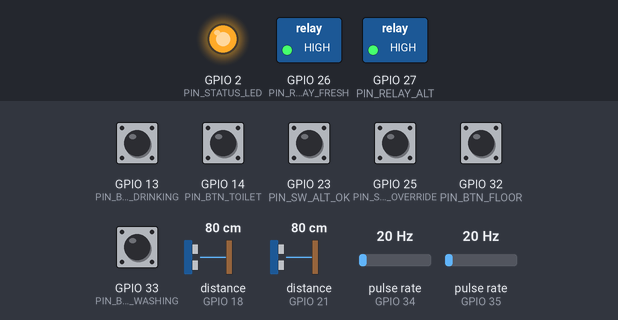
This program was run on a simulated ESP32. Shown: switched loads named in the program (green lamp = pin HIGH), output pins drawn as LEDs (lit = HIGH). Wiring (inferred from the names in the program): 2 × ultrasonic range finder: trigger GPIO 5, echo GPIO 18 / trigger GPIO 19, echo GPIO 21; 2 × pulse sensor: data GPIO 34 / data GPIO 35. Inputs (shaded band) come from the test bench; at power-on: GPIO 13 (PIN_BTN_DRINKING), GPIO 14 (PIN_BTN_TOILET), GPIO 23 (PIN_SW_ALT_OK), GPIO 25 (PIN_SW_OVERRIDE), GPIO 32 (PIN_BTN_FLOOR), GPIO 33 (PIN_BTN_WASHING) HIGH, distance to the obstacle (sensors on GPIO 18, GPIO 21) 80 cm, pulse rate (sensors on GPIO 34, GPIO 35) 20 Hz. The echo pulse lasts 58.3 µs per cm; pins used as bus, display or sensor lines are not drawn; what the program prints to the serial monitor is not drawn.

Above: at 1.2 s.
1.3 s: GPIO 13 (PIN_BTN_DRINKING) pulled LOW for 0.15 s
At 2.6 s:
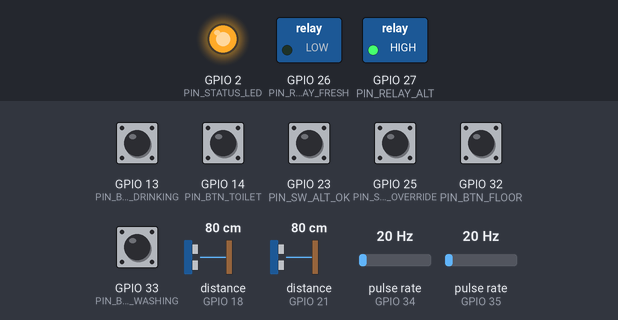
4.5 s: distance to the obstacle (sensor on GPIO 18) set to 2 cm
7.0 s: distance to the obstacle (sensor on GPIO 21) set to 2 cm
9.5 s: GPIO 13 (PIN_BTN_DRINKING) pulled LOW for 1 s
At 13.4 s:
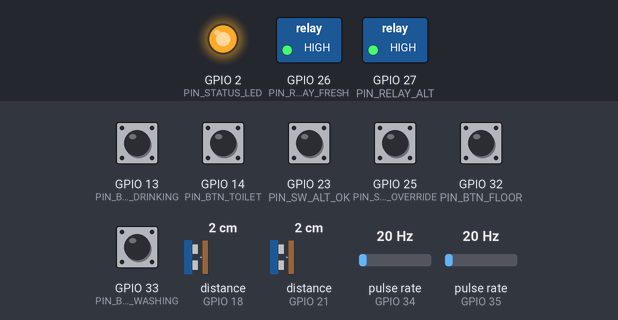
13.6 s: GPIO 14 (PIN_BTN_TOILET) pulled LOW for 0.15 s
At 14.4 s:
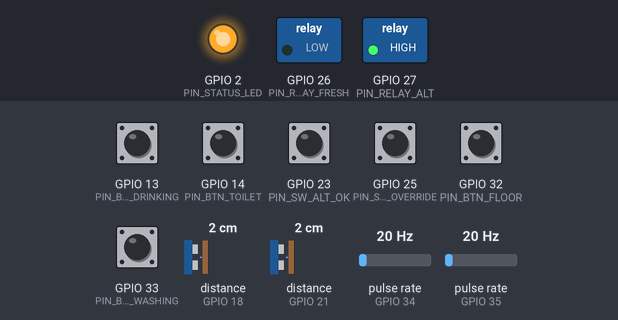
16.8 s: distance to the obstacle (sensor on GPIO 18) set to 9 cm
Timing chart, 0 to 19.8 s (numbered marks = the images above; inputs shaded):
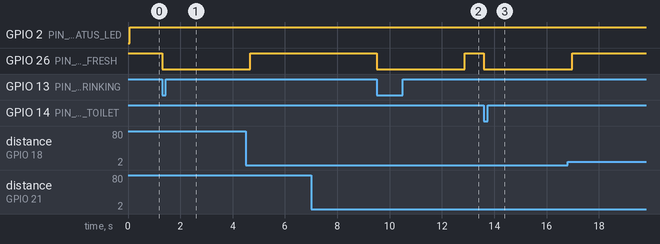

The program:

main.cpp
```cpp
// BUFFER bench controller for the ESP32.
//
// Runs fully offline: measures both tanks, plans the freshwater budget until the
// next reliable rain, and opens one valve per request. A laptop is optional; when
// connected over USB it receives one JSON telemetry line every 500 ms and may send
// commands (see docs in hardware/serial-protocol.md).
#include <Arduino.h>

#include "buffer_core.h"
#include "config.h"

using namespace buffer;

// ---------- state ----------

static Tank tank;
static Controller controller;
static LevelFilter level_fresh;
static LevelFilter level_alt;
static float fresh_l = 0;        // household litres in the freshwater tank
static float alt_l = 0;          // household litres in the alternative tank
static bool have_fresh = false;  // at least one good reading since boot
static float rain_days = DEFAULT_RAIN_DAYS;
static unsigned long day_ms = DEFAULT_DAY_MS;
static unsigned long day_started = 0;
static bool alt_cmd_ok = true;   // laptop can also mark the alternative source unavailable

static volatile uint32_t pulses_fresh = 0;
static volatile uint32_t pulses_alt = 0;
static float flow_fresh_lpm = 0;
static float flow_alt_lpm = 0;

struct Dispense {
  Use use = Use::None;
  Source source = Source::None;
  unsigned long started = 0;
  uint32_t start_pulses = 0;
  float bench_litres = 0;
};
static Dispense active;
static char last_event[48] = "boot";

// ---------- hardware helpers ----------

void IRAM_ATTR onFlowFresh() { pulses_fresh++; }
void IRAM_ATTR onFlowAlt() { pulses_alt++; }

static void setRelay(int pin, bool on) { digitalWrite(pin, (on ^ RELAY_ACTIVE_LOW) ? HIGH : LOW); }

// Only one valve may ever be open; both close on any fault (valves are normally closed).
static void setValves(Source s) {
  setRelay(PIN_RELAY_FRESH, s == Source::Fresh);
  setRelay(PIN_RELAY_ALT, s == Source::Alt);
}

static float readDistanceCm(int trig, int echo) {
  digitalWrite(trig, LOW);
  delayMicroseconds(2);
  digitalWrite(trig, HIGH);
  delayMicroseconds(10);
  digitalWrite(trig, LOW);
  const unsigned long us = pulseIn(echo, HIGH, 25000);  // ~4 m max
  if (us == 0) return NAN;
  return us * 0.0343f / 2.0f;
}

static bool altAvailable() { return alt_cmd_ok && digitalRead(PIN_SW_ALT_OK) == LOW; }
static bool sensorOk() { return have_fresh && !level_fresh.faulted(); }

static Plan currentPlan() {
  if (!sensorOk()) {
    Plan p;
    p.mode = Mode::Fault;
    return p;
  }
  return plan(fresh_l, rain_days, controller.hh);
}

// ---------- requests ----------

static void startRequest(Use u) {
  if (active.use != Use::None || u == Use::None) return;
  const Plan p = currentPlan();
  const Source s = controller.route(u, p, altAvailable(), sensorOk());
  if (s == Source::None) {
    snprintf(last_event, sizeof last_event, "denied:%s", useName(u));
    return;
  }
  active.use = u;
  active.source = s;
  active.started = millis();
  noInterrupts();
  active.start_pulses = s == Source::Fresh ? pulses_fresh : pulses_alt;
  interrupts();
  active.bench_litres = 0;
  setValves(s);
  snprintf(last_event, sizeof last_event, "open:%s:%s", useName(u), sourceName(s));
}

static void finishRequest(const char* why) {
  setValves(Source::None);
  if (active.source == Source::Fresh && !isCritical(active.use)) {
    controller.addFlexibleFresh(active.bench_litres * HOUSEHOLD_LITRES_PER_BENCH_LITRE);
  }
  snprintf(last_event, sizeof last_event, "%s:%s", why, useName(active.use));
  active = Dispense();
}

static void serviceRequest() {
  if (active.use == Use::None) return;
  noInterrupts();
  const uint32_t now_pulses = active.source == Source::Fresh ? pulses_fresh : pulses_alt;
  interrupts();
  active.bench_litres = (now_pulses - active.start_pulses) / FLOW_PULSES_PER_LITRE;
  const unsigned long held = millis() - active.started;
  if (active.bench_litres >= DOSE_BENCH_LITRES) finishRequest("done");
  else if (held > NO_FLOW_CHECK_MS && active.bench_litres < 0.005f) finishRequest("noflow");
  else if (held > DOSE_TIMEOUT_MS) finishRequest("timeout");
}

// ---------- buttons ----------

struct Button {
  int pin;
  Use use;
  bool last;
};
static Button buttons[] = {
    {PIN_BTN_DRINKING, Use::Drinking, true},
    {PIN_BTN_TOILET, Use::Toilet, true},
    {PIN_BTN_FLOOR, Use::Floor, true},
    {PIN_BTN_WASHING, Use::Washing, true},
};

static void pollButtons() {
  for (auto& b : buttons) {
    const bool now = digitalRead(b.pin);
    if (b.last && !now) startRequest(b.use);  // falling edge: pressed
    b.last = now;
  }
  controller.override_mode = digitalRead(PIN_SW_OVERRIDE) == LOW ? Override::ForceFresh : Override::Auto;
}

// ---------- serial link ----------
// Commands are single JSON-like lines, for example:
//   {"request":"toilet"}  {"rain_days":9}  {"day_ms":60000}  {"alt":0}

static void handleCommand(const char* line) {
  const char* p;
  if ((p = strstr(line, "\"request\""))) {
    char name[16] = {0};
    if (sscanf(p, "\"request\" : \"%15[^\"]\"", name) == 1 || sscanf(p, "\"request\":\"%15[^\"]\"", name) == 1) startRequest(parseUse(name));
  }
  if ((p = strstr(line, "\"rain_days\""))) {
    float v;
    if (sscanf(p, "\"rain_days\" : %f", &v) == 1 || sscanf(p, "\"rain_days\":%f", &v) == 1) rain_days = v < 0 ? 0 : v;
  }
  if ((p = strstr(line, "\"day_ms\""))) {
    unsigned long v;
    if (sscanf(p, "\"day_ms\" : %lu", &v) == 1 || sscanf(p, "\"day_ms\":%lu", &v) == 1) day_ms = v < 10000 ? 10000 : v;
  }
  if ((p = strstr(line, "\"alt\""))) {
    int v;
    if (sscanf(p, "\"alt\" : %d", &v) == 1 || sscanf(p, "\"alt\":%d", &v) == 1) alt_cmd_ok = v != 0;
  }
}

static void pollSerial() {
  static char buf[128];
  static size_t n = 0;
  while (Serial.available()) {
    const char c = Serial.read();
    if (c == '\n' || c == '\r') {
      if (n) {
        buf[n] = 0;
        handleCommand(buf);
        n = 0;
      }
    } else if (n < sizeof buf - 1) {
      buf[n++] = c;
    }
  }
}

static void sendTelemetry() {
  const Plan p = currentPlan();
  const Plan c = conventional(fresh_l, rain_days, controller.hh);
  Serial.printf(
      "{\"t\":%lu,\"fresh_l\":%.1f,\"alt_l\":%.1f,\"cap_l\":%.1f,\"sensor_ok\":%d,\"alt_ok\":%d,\"rain_days\":%.1f,"
      "\"mode\":\"%s\",\"strict\":%d,\"runway\":%.2f,\"gap\":%.2f,\"allowance\":%.2f,\"draw\":%.2f,"
      "\"conv_runway\":%.2f,\"flex_used\":%.2f,\"valve_a\":%d,\"valve_b\":%d,\"flow_a\":%.2f,\"flow_b\":%.2f,"
      "\"request\":\"%s\",\"source\":\"%s\",\"override\":%d,\"critical\":%.1f,\"flexible\":%.1f,\"reserve\":%.1f,"
      "\"event\":\"%s\"}\n",
      millis(), fresh_l, alt_l, volumeLitres(tank, tank.full_gap_cm), sensorOk(), altAvailable(), rain_days, modeName(p.mode), p.strict, p.runway_days,
      p.gap_days, p.allowance_lpd, p.draw_lpd, c.runway_days, controller.flexibleUsedToday(),
      active.source == Source::Fresh, active.source == Source::Alt, flow_fresh_lpm, flow_alt_lpm, useName(active.use),
      sourceName(active.source), controller.override_mode == Override::ForceFresh, controller.hh.critical_lpd,
      controller.hh.flexible_lpd, controller.hh.reserve_l, last_event);
}

// ---------- Arduino entry points ----------

void setup() {
  Serial.begin(SERIAL_BAUD);
  pinMode(PIN_RELAY_FRESH, OUTPUT);
  pinMode(PIN_RELAY_ALT, OUTPUT);
  setValves(Source::None);  // closed before anything else runs

  pinMode(PIN_TRIG_FRESH, OUTPUT);
  pinMode(PIN_ECHO_FRESH, INPUT);
  pinMode(PIN_TRIG_ALT, OUTPUT);
  pinMode(PIN_ECHO_ALT, INPUT);
  pinMode(PIN_FLOW_FRESH, INPUT);  // GPIO34/35 have no pull-ups; the sensor board provides one
  pinMode(PIN_FLOW_ALT, INPUT);
  attachInterrupt(digitalPinToInterrupt(PIN_FLOW_FRESH), onFlowFresh, FALLING);
  attachInterrupt(digitalPinToInterrupt(PIN_FLOW_ALT), onFlowAlt, FALLING);
  for (auto& b : buttons) pinMode(b.pin, INPUT_PULLUP);
  pinMode(PIN_SW_OVERRIDE, INPUT_PULLUP);
  pinMode(PIN_SW_ALT_OK, INPUT_PULLUP);
  pinMode(PIN_STATUS_LED, OUTPUT);

  tank.height_cm = TANK_HEIGHT_CM;
  tank.area_cm2 = TANK_AREA_CM2;
  tank.full_gap_cm = TANK_FULL_GAP_CM;
  tank.scale = HOUSEHOLD_LITRES_PER_BENCH_LITRE;
  controller.hh.critical_lpd = CRITICAL_LPD;
  controller.hh.flexible_lpd = FLEXIBLE_LPD;
  controller.hh.reserve_l = RESERVE_L;
  day_started = millis();
}

void loop() {
  static unsigned long last_sense = 0, last_flow = 0, last_tx = 0;
  static uint32_t prev_fresh = 0, prev_alt = 0;
  static bool sense_fresh_next = true;
  const unsigned long now = millis();

  pollSerial();
  pollButtons();
  serviceRequest();

  // Alternate the two ultrasonic sensors so their pings never overlap.
  if (now - last_sense >= 60) {
    last_sense = now;
    float d, filtered;
    if (sense_fresh_next) {
      d = readDistanceCm(PIN_TRIG_FRESH, PIN_ECHO_FRESH);
      if (level_fresh.push(d, filtered)) {
        fresh_l = volumeLitres(tank, filtered);
        have_fresh = true;
      }
    } else {
      d = readDistanceCm(PIN_TRIG_ALT, PIN_ECHO_ALT);
      if (level_alt.push(d, filtered)) alt_l = volumeLitres(tank, filtered);
    }
    sense_fresh_next = !sense_fresh_next;
  }

  if (now - last_flow >= 500) {
    noInterrupts();
    const uint32_t f = pulses_fresh, a = pulses_alt;
    interrupts();
    const float minutes = (now - last_flow) / 60000.0f;
    flow_fresh_lpm = (f - prev_fresh) / FLOW_PULSES_PER_LITRE / minutes;
    flow_alt_lpm = (a - prev_alt) / FLOW_PULSES_PER_LITRE / minutes;
    prev_fresh = f;
    prev_alt = a;
    last_flow = now;
  }

  // Each controller day: reset the flexible allowance and count down to the rain.
  if (now - day_started >= day_ms) {
    day_started = now;
    controller.newDay();
    rain_days = rain_days > 1 ? rain_days - 1 : 0;
  }

  // Status LED: steady = automatic, blinking = sensor fault.
  digitalWrite(PIN_STATUS_LED, sensorOk() ? HIGH : ((now / 250) % 2));

  if (now - last_tx >= TELEMETRY_MS) {
    last_tx = now;
    sendTelemetry();
  }
}
```

config.h
```cpp
// Pin map and calibration for the BUFFER bench prototype (ESP32 DevKit V1).
// Wiring: hardware/wiring.md
#pragma once

// HC-SR04 ultrasonic level sensors (ECHO through a 5 V -> 3.3 V divider).
#define PIN_TRIG_FRESH 5
#define PIN_ECHO_FRESH 18
#define PIN_TRIG_ALT 19
#define PIN_ECHO_ALT 21

// YF-S201 hall-effect flow sensors (signal through a divider; input-only pins).
#define PIN_FLOW_FRESH 34
#define PIN_FLOW_ALT 35
#define FLOW_PULSES_PER_LITRE 450.0f  // YF-S201 datasheet: F = 7.5 x Q (L/min)

// 2-channel relay module driving the two normally-closed 12 V solenoid valves.
#define PIN_RELAY_FRESH 26  // valve A
#define PIN_RELAY_ALT 27    // valve B
#define RELAY_ACTIVE_LOW 1  // most hobby relay modules switch on a LOW input

// Use-request buttons (to GND, internal pull-ups) and the override switch.
#define PIN_BTN_DRINKING 13
#define PIN_BTN_TOILET 14
#define PIN_BTN_FLOOR 32
#define PIN_BTN_WASHING 33
#define PIN_SW_OVERRIDE 25  // closed = household forces freshwater for every use
#define PIN_SW_ALT_OK 23    // closed = alternative source available (open if the pond is dry)
#define PIN_STATUS_LED 2

// Tank geometry (5 L food-storage container) and the household scale it represents.
#define TANK_HEIGHT_CM 20.0f
#define TANK_AREA_CM2 250.0f
#define TANK_FULL_GAP_CM 4.0f
#define HOUSEHOLD_LITRES_PER_BENCH_LITRE 40.0f  // 5 L bench tank ~ 200 L household reserve

// Household plan (household litres per day). Same values as the dashboard demo.
#define CRITICAL_LPD 20.0f
#define FLEXIBLE_LPD 30.0f
#define RESERVE_L 20.0f
#define DEFAULT_RAIN_DAYS 7.0f

// One request dispenses a metered dose; a dry line or stuck valve times out.
#define DOSE_BENCH_LITRES 0.15f
#define DOSE_TIMEOUT_MS 10000
#define NO_FLOW_CHECK_MS 3000

// Length of a "day" for the daily allowance. 86400000 in a home; shorter for demos.
#define DEFAULT_DAY_MS 86400000UL

#define TELEMETRY_MS 500
#define SERIAL_BAUD 115200
```

Measured:
- after the input at 1.3 s, GPIO 26 (PIN_RELAY_FRESH): HIGH → LOW at once
- after the input at 7.0 s, every drawn part: stays the same
- after the input at 9.5 s, GPIO 26 (PIN_RELAY_FRESH): HIGH → LOW at once, → HIGH 3.4 s later
- after the input at 13.6 s, GPIO 26 (PIN_RELAY_FRESH): HIGH → LOW at once
